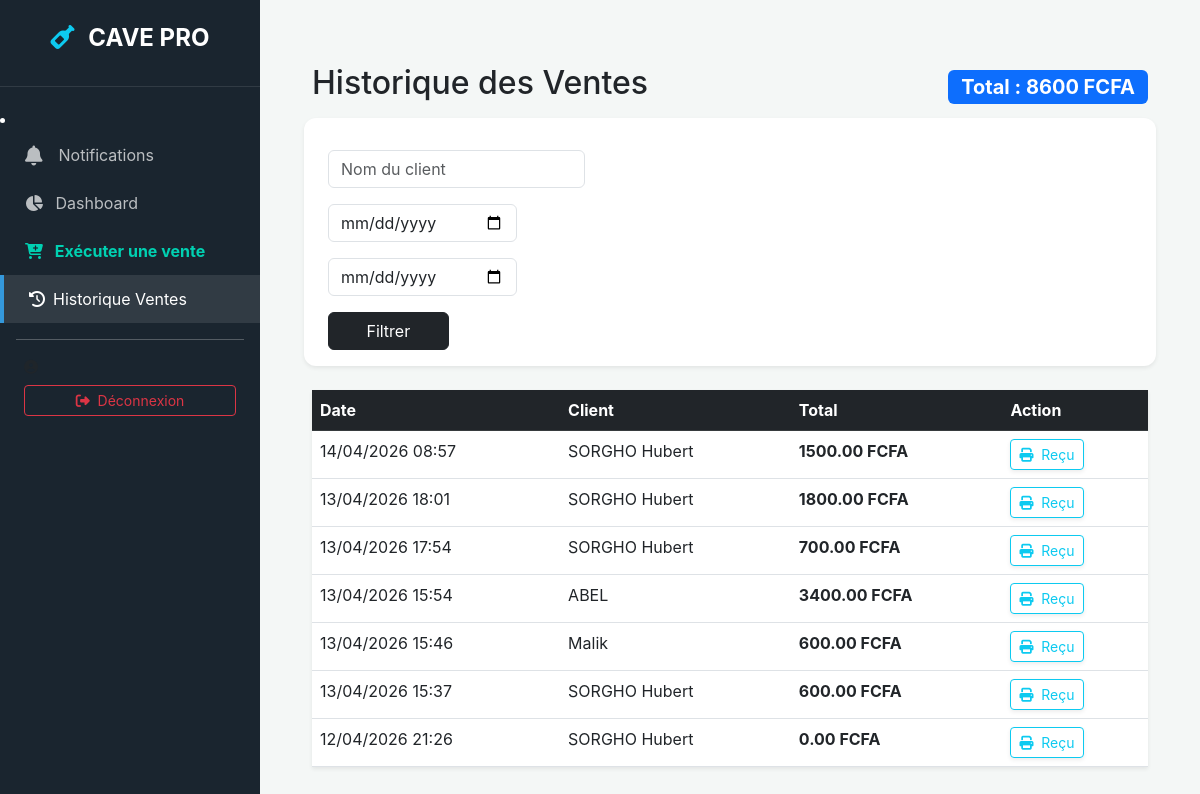
Page /historique-ventes/ on the earlier database version.
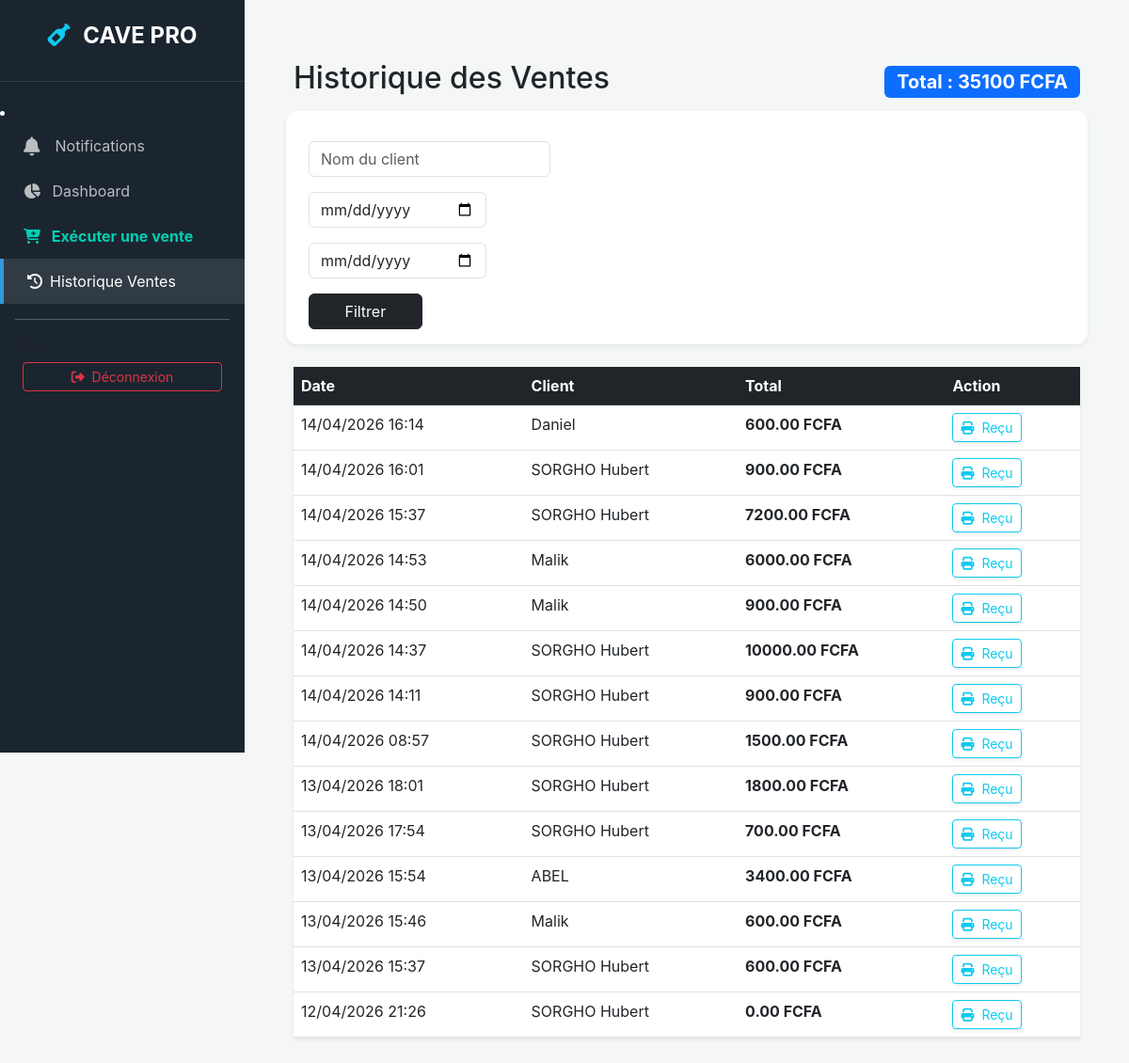
Same page on the later database version.
### gestion/models.py (models this page shows, shortened)
class Vente(models.Model):
    nom_client = models.CharField(max_length=100)
    date_vente = models.DateTimeField(auto_now_add=True)
    utilisateur = models.ForeignKey(User, on_delete=models.CASCADE)
    total_general = models.DecimalField(max_digits=10, decimal_places=2, default=0)

### gestion/views.py (the view)
# urls.py: path('historique-ventes/', views.historique_ventes, name='historique_ventes'),
def historique_ventes(request):
    ventes = Vente.objects.all().order_by('-date_vente')
    nom_client = request.GET.get('nom_client')
    date_debut = request.GET.get('date_debut')
    date_fin = request.GET.get('date_fin')
    if nom_client:
        ventes = ventes.filter(nom_client__icontains=nom_client)
    if date_debut and date_fin:
        ventes = ventes.filter(date_vente__date__range=[date_debut, date_fin])
    ca_total = ventes.aggregate(total=Sum('total_general'))['total'] or 0
    return render(request, 'gestion/historique.html', {
        'ventes': ventes,
        'ca_total': ca_total,
        'nom_client': nom_client
    })

### gestion/context_processors.py (called while the page is built)
def notifications_count(request):
    if request.user.is_authenticated:
        count = Notification.objects.filter(lu=False).count()
    else:
        count = 0
    return {'notif_count': count}

### templates/gestion/historique.html
{% extends 'base.html' %}
{% block content %}
<div class="container mt-4">
    <div class="d-flex justify-content-between align-items-center mb-4">
        <h2>Historique des Ventes</h2>
        <div class="badge bg-primary fs-5">Total : {{ ca_total }} FCFA</div>
    </div>
    <form method="GET" class="row g-3 mb-4 card p-3 shadow-sm">
        <div class="col-md-4">
            <input type="text" name="nom_client" class="form-control" placeholder="Nom du client" value="{{ nom_client|default:'' }}">
        </div>
        <div class="col-md-3"><input type="date" name="date_debut" class="form-control"></div>
        <div class="col-md-3"><input type="date" name="date_fin" class="form-control"></div>
        <div class="col-md-2"><button type="submit" class="btn btn-dark w-100">Filtrer</button></div>
    </form>
    <table class="table table-hover shadow-sm">
        <thead class="table-dark">
            <tr>
                <th>Date</th>
                <th>Client</th>
                <th>Total</th>
                <th>Action</th>
            </tr>
        </thead>
        <tbody>
            {% for v in ventes %}
            <tr>
                <td>{{ v.date_vente|date:"d/m/Y H:i" }}</td>
                <td>{{ v.nom_client }}</td>
                <td class="fw-bold">{{ v.total_general }} FCFA</td>
                <td>
                    <a href="{% url 'generer_recu_pdf' v.id %}" target="_blank" class="btn btn-sm btn-outline-info shadow-sm">
                                <i class="fas fa-print me-1"></i> Reçu
                    </a>
                </td>
            </tr>
            {% empty %}
            <tr><td colspan="4" class="text-center">Aucune vente enregistrée.</td></tr>
            {% endfor %}
        </tbody>
    </table>
</div>
{% endblock %}

Differences in the rows shown:
added Vente: date_vente "14/04/2026 16:14", nom_client "Daniel", total_general "600.00"
added Vente: date_vente "14/04/2026 16:01", nom_client "SORGHO Hubert", total_general "900.00"
added Vente: date_vente "14/04/2026 15:37", nom_client "SORGHO Hubert", total_general "7200.00"
added Vente: date_vente "14/04/2026 14:53", nom_client "Malik", total_general "6000.00"
added Vente: date_vente "14/04/2026 14:50", nom_client "Malik", total_general "900.00"
added Vente: date_vente "14/04/2026 14:37", nom_client "SORGHO Hubert", total_general "10000.00"
added Vente: date_vente "14/04/2026 14:11", nom_client "SORGHO Hubert", total_general "900.00"
Other differences:
{{ ca_total }}: "8600" → "35100"
